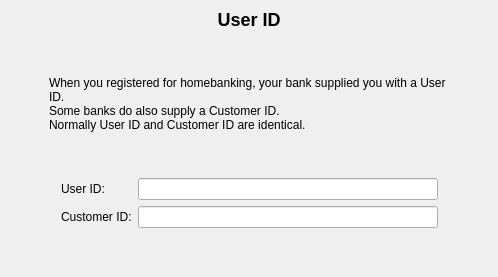
     <widget class="QWidget" name="pageUserId">
      <layout class="QVBoxLayout">
       <property name="spacing">
        <number>6</number>
       </property>
       <property name="margin">
        <number>9</number>
       </property>
       <item>
        <widget class="QLabel" name="label_9">
         <property name="text">
          <string>&lt;h2&gt;User ID&lt;/h2&gt;</string>
         </property>
         <property name="alignment">
          <set>Qt::AlignCenter</set>
         </property>
        </widget>
       </item>
       <item>
        <spacer>
         <property name="orientation">
          <enum>Qt::Vertical</enum>
         </property>
         <property name="sizeHint" stdset="0">
          <size>
           <width>20</width>
           <height>40</height>
          </size>
         </property>
        </spacer>
       </item>
       <item>
        <layout class="QHBoxLayout">
         <property name="spacing">
          <number>6</number>
         </property>
         <property name="margin">
          <number>0</number>
         </property>
         <item>
          <spacer>
           <property name="orientation">
            <enum>Qt::Horizontal</enum>
           </property>
           <property name="sizeHint" stdset="0">
            <size>
             <width>40</width>
             <height>20</height>
            </size>
           </property>
          </spacer>
         </item>
         <item>
          <widget class="QLabel" name="label_10">
           <property name="minimumSize">
            <size>
             <width>400</width>
             <height>0</height>
            </size>
           </property>
           <property name="text">
            <string>When you registered for homebanking, your bank supplied you with a User ID. 
Some banks do also supply a Customer ID. 
Normally User ID and Customer ID are identical.</string>
           </property>
           <property name="wordWrap">
            <bool>true</bool>
           </property>
          </widget>
         </item>
         <item>
          <spacer>
           <property name="orientation">
            <enum>Qt::Horizontal</enum>
           </property>
           <property name="sizeHint" stdset="0">
            <size>
             <width>40</width>
             <height>20</height>
            </size>
           </property>
          </spacer>
         </item>
        </layout>
       </item>
       <item>
        <spacer>
         <property name="orientation">
          <enum>Qt::Vertical</enum>
         </property>
         <property name="sizeHint" stdset="0">
          <size>
           <width>20</width>
           <height>40</height>
          </size>
         </property>
        </spacer>
       </item>
       <item>
        <layout class="QHBoxLayout">
         <property name="spacing">
          <number>6</number>
         </property>
         <property name="margin">
          <number>0</number>
         </property>
         <item>
          <spacer>
           <property name="orientation">
            <enum>Qt::Horizontal</enum>
           </property>
           <property name="sizeHint" stdset="0">
            <size>
             <width>40</width>
             <height>20</height>
            </size>
           </property>
          </spacer>
         </item>
         <item>
          <layout class="QGridLayout">
           <property name="margin">
            <number>0</number>
           </property>
           <property name="spacing">
            <number>6</number>
           </property>
           <item row="0" column="1">
            <widget class="QLineEdit" name="lineEditUserId">
             <property name="minimumSize">
              <size>
               <width>300</width>
               <height>0</height>
              </size>
             </property>
            </widget>
           </item>
           <item row="1" column="1">
            <widget class="QLineEdit" name="lineEditCustId">
             <property name="minimumSize">
              <size>
               <width>300</width>
               <height>0</height>
              </size>
             </property>
            </widget>
           </item>
           <item row="1" column="0">
            <widget class="QLabel" name="textLabel4_2">
             <property name="text">
              <string>Customer ID:</string>
             </property>
             <property name="wordWrap">
              <bool>false</bool>
             </property>
            </widget>
           </item>
           <item row="0" column="0">
            <widget class="QLabel" name="textLabel4">
             <property name="text">
              <string>User ID:</string>
             </property>
             <property name="wordWrap">
              <bool>false</bool>
             </property>
            </widget>
           </item>
          </layout>
         </item>
         <item>
          <spacer>
           <property name="orientation">
            <enum>Qt::Horizontal</enum>
           </property>
           <property name="sizeHint" stdset="0">
            <size>
             <width>40</width>
             <height>20</height>
            </size>
           </property>
          </spacer>
         </item>
        </layout>
       </item>
       <item>
        <spacer>
         <property name="orientation">
          <enum>Qt::Vertical</enum>
         </property>
         <property name="sizeHint" stdset="0">
          <size>
           <width>20</width>
           <height>40</height>
          </size>
         </property>
        </spacer>
       </item>
      </layout>
     </widget>
